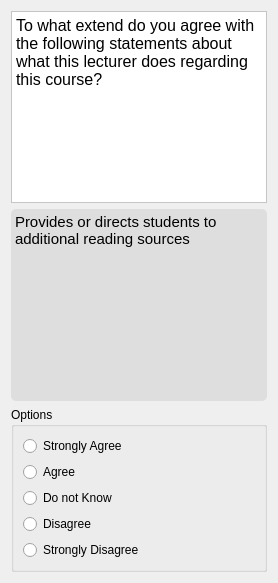
               <widget class="QWidget" name="page_42">
                <layout class="QVBoxLayout" name="verticalLayout_118">
                 <item>
                  <widget class="QTextBrowser" name="textBrowser_91">
                   <property name="styleSheet">
                    <string notr="true">background-color: rgb(255, 255, 255);</string>
                   </property>
                   <property name="html">
                    <string>&lt;!DOCTYPE HTML PUBLIC &quot;-//W3C//DTD HTML 4.0//EN&quot; &quot;http://www.w3.org/TR/REC-html40/strict.dtd&quot;&gt;
&lt;html&gt;&lt;head&gt;&lt;meta name=&quot;qrichtext&quot; content=&quot;1&quot; /&gt;&lt;style type=&quot;text/css&quot;&gt;
p, li { white-space: pre-wrap; }
&lt;/style&gt;&lt;/head&gt;&lt;body style=&quot; font-family:'Comic Sans MS'; font-size:10pt; font-weight:400; font-style:normal;&quot;&gt;
&lt;p style=&quot; margin-top:0px; margin-bottom:0px; margin-left:0px; margin-right:0px; -qt-block-indent:0; text-indent:0px;&quot;&gt;&lt;span style=&quot; font-family:'consolas'; font-size:12pt;&quot;&gt;To what extend do you agree with the following statements about what this lecturer does regarding this course?&lt;/span&gt;&lt;/p&gt;&lt;/body&gt;&lt;/html&gt;</string>
                   </property>
                  </widget>
                 </item>
                 <item>
                  <widget class="QTextBrowser" name="textBrowser_92">
                   <property name="styleSheet">
                    <string notr="true">background-color: rgb(222, 222, 222);
border-radius: 5px;</string>
                   </property>
                   <property name="html">
                    <string>&lt;!DOCTYPE HTML PUBLIC &quot;-//W3C//DTD HTML 4.0//EN&quot; &quot;http://www.w3.org/TR/REC-html40/strict.dtd&quot;&gt;
&lt;html&gt;&lt;head&gt;&lt;meta name=&quot;qrichtext&quot; content=&quot;1&quot; /&gt;&lt;style type=&quot;text/css&quot;&gt;
p, li { white-space: pre-wrap; }
&lt;/style&gt;&lt;/head&gt;&lt;body style=&quot; font-family:'Comic Sans MS'; font-size:10pt; font-weight:400; font-style:normal;&quot;&gt;
&lt;p style=&quot; margin-top:0px; margin-bottom:0px; margin-left:0px; margin-right:0px; -qt-block-indent:0; text-indent:0px;&quot;&gt;&lt;span style=&quot; font-family:'consolas'; font-size:11pt;&quot;&gt;Provides or directs students to additional reading sources&lt;/span&gt;&lt;/p&gt;&lt;/body&gt;&lt;/html&gt;</string>
                   </property>
                  </widget>
                 </item>
                 <item>
                  <widget class="QGroupBox" name="groupBox_30">
                   <property name="styleSheet">
                    <string notr="true">QRadionButton:{
	font: 10pt &quot;Comic Sans MS&quot;;
}</string>
                   </property>
                   <property name="title">
                    <string>Options</string>
                   </property>
                   <property name="flat">
                    <bool>false</bool>
                   </property>
                   <layout class="QVBoxLayout" name="verticalLayout_119">
                    <item>
                     <layout class="QVBoxLayout" name="verticalLayout_120">
                      <item>
                       <widget class="QRadioButton" name="radioButton_4_6">
                        <property name="styleSheet">
                         <string notr="true"/>
                        </property>
                        <property name="text">
                         <string>Strongly Agree</string>
                        </property>
                       </widget>
                      </item>
                      <item>
                       <widget class="QRadioButton" name="radioButton_4_7">
                        <property name="text">
                         <string>Agree</string>
                        </property>
                       </widget>
                      </item>
                      <item>
                       <widget class="QRadioButton" name="radioButton_4_8">
                        <property name="text">
                         <string>Do not Know</string>
                        </property>
                       </widget>
                      </item>
                      <item>
                       <widget class="QRadioButton" name="radioButton_4_9">
                        <property name="text">
                         <string>Disagree</string>
                        </property>
                       </widget>
                      </item>
                      <item>
                       <widget class="QRadioButton" name="radioButton_4_10">
                        <property name="text">
                         <string>Strongly Disagree</string>
                        </property>
                       </widget>
                      </item>
                     </layout>
                    </item>
                   </layout>
                  </widget>
                 </item>
                </layout>
               </widget>
